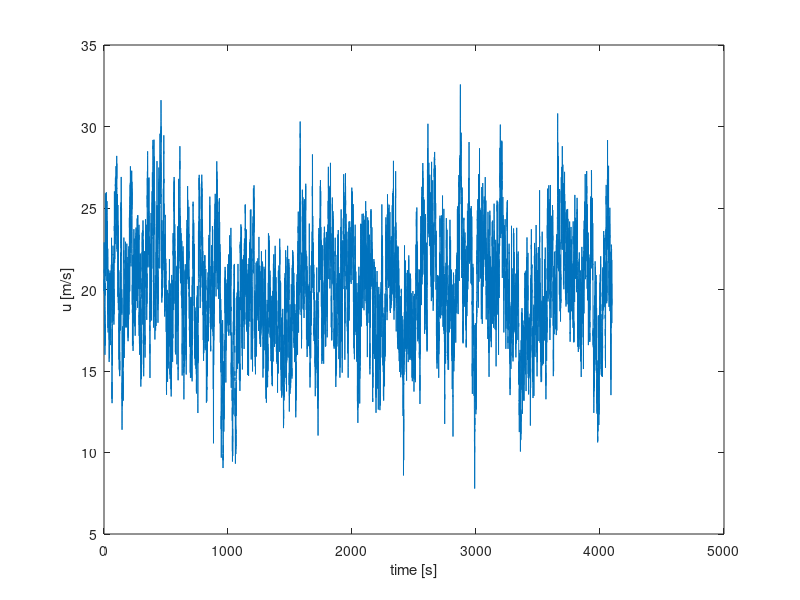

MATLAB code to generate this figure:
clear all; clc; close all;

% configuration
I_Ref   = 0.16 ; % [m/s]
u_mean  = 20   ; % [-]
T       = 4096 ; % [s]
dt      = 0.25 ; % [s]
seed    = 1 ;

% time vector
t  = 0:dt:T-dt ; % [s] tomo hasta T-1, ya que al ser una función periodica la velocidad se 
                 % el primero y el ultimo valor se repiten por lo que pare
                 % enlazar las funciones es mejor tomar un valor menos y
                 % enlazar un periodo identico al primero.

% Frequency sampling
f_min   = 1/T   ; %[Hz]
df      = f_min ; % Frequency step
f_max   = 2     ; %[Hz]
f       = f_min:df:f_max ; % Frequency vector
n_f     = length(f) ;

% Values from standar IEC
lambda1 = 42          ;
L_1     = 8.1*lambda1 ;
b       = 5.6         ; 

% Standard Deviation
sigma_1 = I_Ref * (0.75*u_mean + b) ;

% Spectrum
S_11    = ( sigma_1^2 ) * ( 4 *L_1 / u_mean ) ./ ( 1 + 6 * f *L_1 / u_mean ).^(5/3) ;

% Amplitudes
a       = sqrt(2*S_11*df);

% Random seed of phase angle
rng(seed) ;
phi = rand(1,n_f)*2*pi ;

% Wind
u = ones(size(t))*u_mean ;
for i_f = 1:n_f
    u   = u + a(i_f)*cos(2*pi*f(i_f)*t + phi(i_f));
end

figure
plot(t,u)
xlabel('time [s]')
ylabel('u [m/s]')

u_spectrum = sqrt(sum(S_11)*df) ;